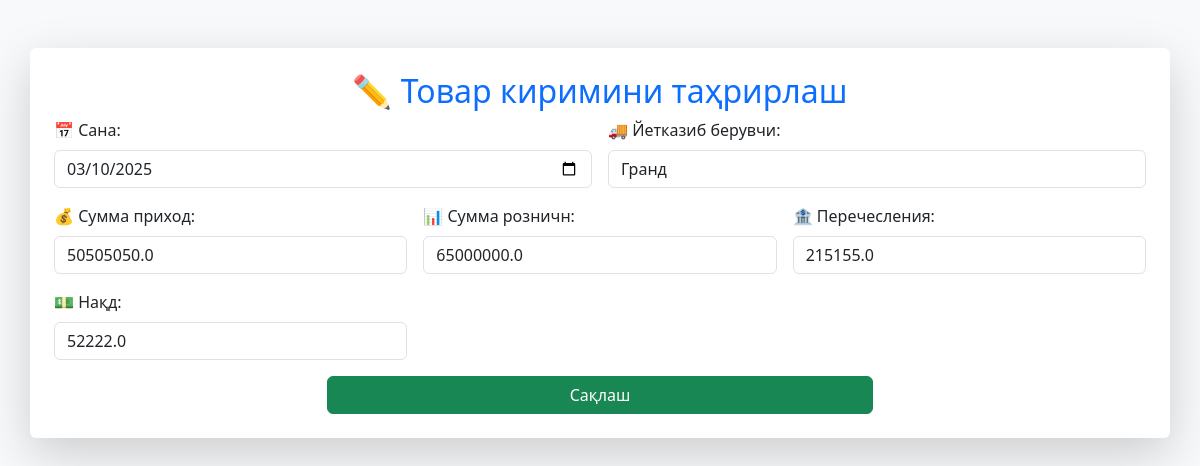
/edit_product_income/3, run on the app's committed database.
### tables this page shows
CREATE TABLE product_income (
            id INTEGER PRIMARY KEY AUTOINCREMENT,
            sana TEXT NOT NULL,
            yetkazib_beruvchi TEXT NOT NULL,
            summa_prixod REAL NOT NULL,
            perechesleniya REAL DEFAULT 0,
            nakd_pul REAL DEFAULT 0,
            qarz REAL NOT NULL
        , summa_roznichn REAL DEFAULT 0, natsenka REAL DEFAULT 0, nacenka REAL DEFAULT 0);

### routes.py (the view, shortened to what this page needs)
@bp.route("/edit_product_income/<int:id>", methods=["GET", "POST"])
def edit_product_income(id):
    conn = get_db_connection()
    income = conn.execute("SELECT * FROM product_income WHERE id = ?", (id,)).fetchone()
    if income is None:
        return "Маълумот топилмади", 404
    conn.close()
    return render_template("edit_product_income.html", income=income)

### app.py (called while the page is built)
@app.before_request
def update_user_activity():
    if "user_id" in session and "username" in session:
        conn = get_db_connection()
        conn.execute("""
            INSERT OR REPLACE INTO users_online (user_id, username, last_active)
            VALUES (?, ?, ?)
        """, (session["user_id"], session["username"], datetime.now()))
        conn.commit()
        conn.close()

@app.before_request
def update_user_online():
    if "user_id" in session:
        conn = get_db_connection()
        conn.execute("""
            INSERT OR REPLACE INTO users_online (user_id, username, last_active)
            VALUES (?, ?, ?)
        """, (session["user_id"], session["username"], datetime.now()))
        conn.commit()
        conn.close()

### database.py (called while the page is built)
def get_db_connection():
    conn = sqlite3.connect(DATABASE)
    conn.row_factory = sqlite3.Row  # JSON formatda natija qaytarish uchun
    return conn

### templates/edit_product_income.html (shortened to what this page needs)
<!DOCTYPE html>
<html lang="uz">
<head>
    <link href="https://cdn.jsdelivr.net/npm/bootstrap@5.3.0/dist/css/bootstrap.min.css" rel="stylesheet">
</head>
<body class="bg-light">
    <div class="container mt-5 p-4 bg-white shadow-lg rounded">
        <h2 class="text-center text-primary">✏ Товар киримини таҳрирлаш</h2>
        <form method="POST" class="row g-3">
            <div class="col-md-6">
                <label for="sana" class="form-label">📅 Сана:</label>
                <input type="date" id="sana" name="sana" class="form-control" value="{{ income.sana }}" required>
            </div>
            <div class="col-md-6">
                <label for="yetkazib_beruvchi" class="form-label">🚚 Йетказиб берувчи:</label>
                <input type="text" id="yetkazib_beruvchi" name="yetkazib_beruvchi" class="form-control" value="{{ income.yetkazib_beruvchi }}" required>
            </div>
            <div class="col-md-4">
                <label for="summa_prixod" class="form-label">💰 Сумма приход:</label>
                <input type="number" id="summa_prixod" name="summa_prixod" class="form-control" value="{{ income.summa_prixod }}" required>
            </div>
            <div class="col-md-4">
                <label for="summa_roznichn" class="form-label">📊 Сумма розничн:</label>
                <input type="number" id="summa_roznichn" name="summa_roznichn" class="form-control" value="{{ income.summa_roznichn }}" step="0.01" required>
            </div>
            <div class="col-md-4">
                <label for="perechesleniya" class="form-label">🏦 Перечесления:</label>
                <input type="number" id="perechesleniya" name="perechesleniya" class="form-control" value="{{ income.perechesleniya }}">
            </div>
            <div class="col-md-4">
                <label for="nakd_pul" class="form-label">💵 Нақд:</label>
                <input type="number" id="nakd_pul" name="nakd_pul" class="form-control" value="{{ income.nakd_pul }}">
            </div>
            <div class="col-12 text-center">
                <button type="submit" class="btn btn-success w-50">Сақлаш</button>
            </div>
        </form>
    </div>
</body>
</html>

### data on the page
product_income: sana "03/10/2025", yetkazib_beruvchi "Гранд", summa_prixod "50505050.0", summa_roznichn "65000000.0", perechesleniya "215155.0", nakd_pul "52222.0"
